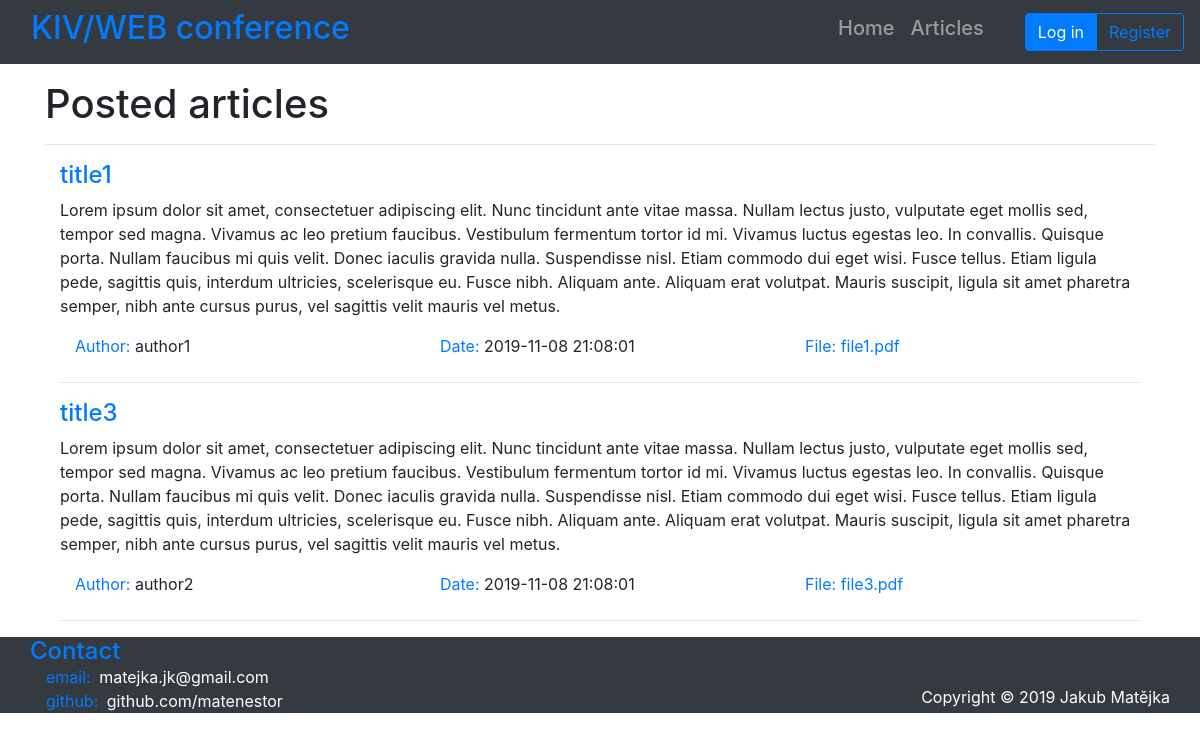
Screenshot of /index.php?page=articles with the database file from the repository.
### tables this page shows
CREATE TABLE IF NOT EXISTS `article` (
  `id_article` int(11) NOT NULL,
  `user_id_user` int(11) NOT NULL,
  `title` varchar(256) NOT NULL,
  `author` varchar(128) NOT NULL,
  `date` datetime NOT NULL DEFAULT current_timestamp(),
  `file` varchar(256) NOT NULL,
  `status` enum('reviewing','published','refused') NOT NULL DEFAULT 'reviewing',
  `abstract` text NOT NULL
);

### app/Controllers/ABaseController.php (called while the page is built, shortened)
<?php
abstract class ABaseController {
    protected function getView($view, $title, $data=null) {
        require APP_PATH.DIR_VIEWS.LAYOUT.EXT_VIEW;
        $template = ob_get_clean();
        return $template;
    }
    public function getContent($view, $data) {
        require APP_PATH.DIR_VIEWS.$view.EXT_VIEW;
    }
}

### app/Controllers/ArticlesPublicController.php (called while the page is built)
<?php
class ArticlesPublicController extends ABaseController {
    private $dbArticles;
    public function __construct() {
        $this->view = "ArticlesPublicView";
        $this->title = "Articles";
        $this->dbArticles = new ArticlesModel();
    }
    public function process() {
        $this->data = $this->dbArticles->getAllArticles();
        $this->show();
    }
    private function show() {
        $template = parent::getView(
            $this->view,
            $this->title,
            $this->data
        );
        return $template;
    }
}

### index.php (called while the page is built, shortened)
<?php
$router = new RouterService();
$router->route();

### app/Models/BaseModel.php (called while the page is built, shortened)
<?php
class BaseModel {
    private $pdo;
    public function __construct() {
        $this->pdo = $this->connectDB();
    }
    private function connectDB() {
        try {
            $pdo = new PDO("mysql:host=".DB_SERVER.";dbname=".DB_NAME, DB_USER, DB_PASS);
            $pdo->exec("set names utf8");
        }
        catch(PDOException $ex){
            die("Unable to connect to database. Please try again in a few minutes.");
        }
        return $pdo;
    }
    private function disconnectDB() {
        $this->pdo = null;
    }
    protected function executeQuery(string $query) {
        $stmt = $this->pdo->query($query);
        if ($stmt) {
            return $stmt;
        }
        else {
            $error = $this->pdo->errorInfo();
            echo $error[2];
            return null;
        }
    }
    protected function selectFromTable(string $select, string $tableName, string $where="", string $orderBy="", string $sort="", string $groupBy="") {
        $query = "SELECT ".$select." FROM ".$tableName
            .(($where=="")   ? "" : " WHERE ".$where)
            .(($orderBy=="") ? "" : " ORDER BY ".$orderBy)
            .(($sort=="")    ? "" : " ".$sort)
            .(($groupBy=="") ? "" : " GROUP BY ".$groupBy);
        $result = $this->executeQuery($query);
        return $result->fetchAll();
    }
}

### app/Models/ArticlesModel.php (called while the page is built, shortened)
<?php
class ArticlesModel extends BaseModel {
    public function getAllArticles():array {
        $select = "*";
        return parent::selectFromTable($select, TABLE_ARTICLE);
    }
}

### app/Views/ArticlesPublicView.phtml (the view)
<div>
    <h1>Posted articles</h1>
    <hr>
    <?php
    foreach ($data as $article): ?>
    <?php if ($article["status"] == "published"): ?>
        <div class="container">
            <div class="mb-4">
                <div>
                    <p class="text-primary h4"><?= $article["title"] ?></p>
                </div>
                <div>
                    <p><?= $article["abstract"] ?></p>
                </div>
                <div class="row ml-auto">
                    <p class="col-md-4 mb-0"><span class="text-primary">Author: </span><?= $article["author"] ?></p>
                    <p class="col-md-4 mb-0"><span class="text-primary">Date: </span><?= $article["date"] ?></p>
                    <p class="col-md-4 mb-0"><span class="text-primary">File: </span><a href="<?= ROOT_PATH.FILES.$article["file"] ?>" target="_blank"><?= $article["file"] ?></a></p>
                </div>
            </div>
            <hr>
        </div>
    <?php endif; ?>
    <?php endforeach; ?>
</div>

### app/Views/Layout.phtml (style rules this page uses)
body { padding-top: 80px; }

### rows the page displays
article: title "title1", abstract "Lorem ipsum dolor sit amet, consectetuer adipiscing elit. Nunc tincidunt ante vitae massa. Nullam lectus justo, vulputate eget mollis sed, tempor sed magna. Vivamus ac leo pretium faucibus. Vestibulum fermentum tortor id mi. Vivamus luctus egestas leo. In convallis. Quisque porta. Nullam faucibus mi quis velit. Donec iaculis gravida nulla. Suspendisse nisl. Etiam commodo dui eget wisi. Fusce tellus. Etiam ligula pede, sagittis quis, interdum ultricies, scelerisque eu. Fusce nibh. Aliquam ante. Aliquam erat volutpat. Mauris suscipit, ligula sit amet pharetra semper, nibh ante cursus purus, vel sagittis velit mauris vel metus.", author "author1", date "2019-11-08 21:08:01", file "file1.pdf"
article: title "title3", abstract "Lorem ipsum dolor sit amet, consectetuer adipiscing elit. Nunc tincidunt ante vitae massa. Nullam lectus justo, vulputate eget mollis sed, tempor sed magna. Vivamus ac leo pretium faucibus. Vestibulum fermentum tortor id mi. Vivamus luctus egestas leo. In convallis. Quisque porta. Nullam faucibus mi quis velit. Donec iaculis gravida nulla. Suspendisse nisl. Etiam commodo dui eget wisi. Fusce tellus. Etiam ligula pede, sagittis quis, interdum ultricies, scelerisque eu. Fusce nibh. Aliquam ante. Aliquam erat volutpat. Mauris suscipit, ligula sit amet pharetra semper, nibh ante cursus purus, vel sagittis velit mauris vel metus.", author "author2", date "2019-11-08 21:08:01", file "file3.pdf"
